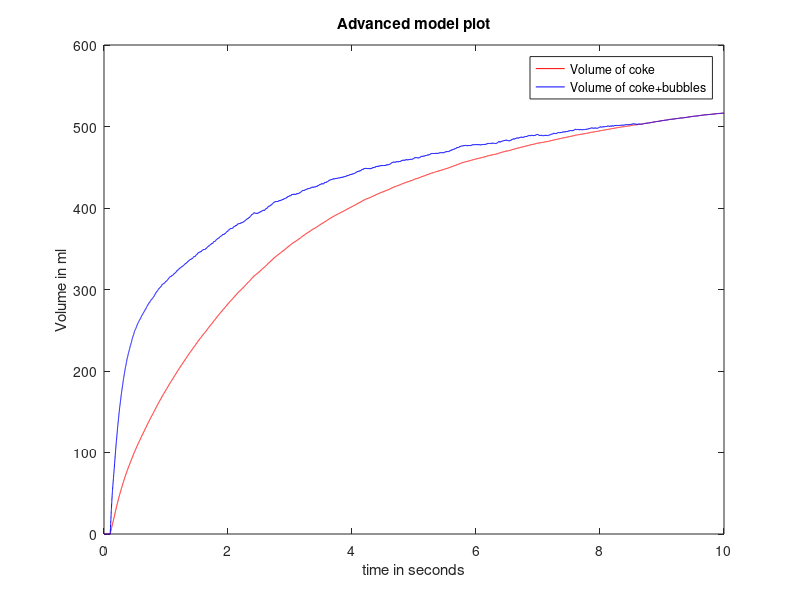

Write MATLAB code to recreate this figure.
end_time = 10;  beta = 0.644;   alpha = 0.01;   r = 250;    f = 2.813;
max_volume = 500;
reaction_time = 0.1;    %reaction time human needs,or in other words, the amount of delay
step_size = 0.001; 
t = [0:1:end_time/step_size];
y = [0 0]; %initial V_coke,V_bubbles in order
for i = 1:1:end_time/step_size
    empty_space(i) = max_volume - y(i,1) - y(i,2);
    if i <= reaction_time/step_size    %set everything to zero to prepare for delay
        y(i+1,1)=0;
        y(i+1,2)=0;
    else
        random_change = (rand-0.5)*0.1; %modeling that human cannot precisely control muscle
        if y(i,1)<10    %when there is a little liquid, harder collision, alpha is larger(*1.5)
            change_1 = (beta*empty_space(i-reaction_time/step_size)+f*y(i-reaction_time/step_size,2)/r-1.5*alpha*beta*empty_space(i-100))*step_size+random_change;
                    % delay is achieved by i-reaction_time/step_size
            change_2 = 1.5*r*alpha*change_1-f*y(i,2)*step_size;%1.5 multiplier in both changes
        else
            change_1 = (beta*empty_space(i-reaction_time/step_size)+f*y(i-reaction_time/step_size,2)/r-alpha*beta*empty_space(i-100))*step_size+random_change;
            change_2 = r*alpha*change_1-f*y(i,2)*step_size;%normal condition
        end
        if change_1 < 0 %make sure pour in rate is not negative
            change_1 =0;
        end
        if y(i,2) < 0   %make sure bubble volume is not negative
            change_2 =0;
        end
        y(i+1,1) = change_1+y(i,1);
        y(i+1,2) = change_2+y(i,2);
    end
end
plot(t/1000,y(:,1),'r-',t/1000,y(:,1)+y(:,2),'-b');
title('Advanced model plot');xlabel('time in seconds');ylabel('Volume in ml');
legend('Volume of coke','Volume of coke+bubbles','Total volume')